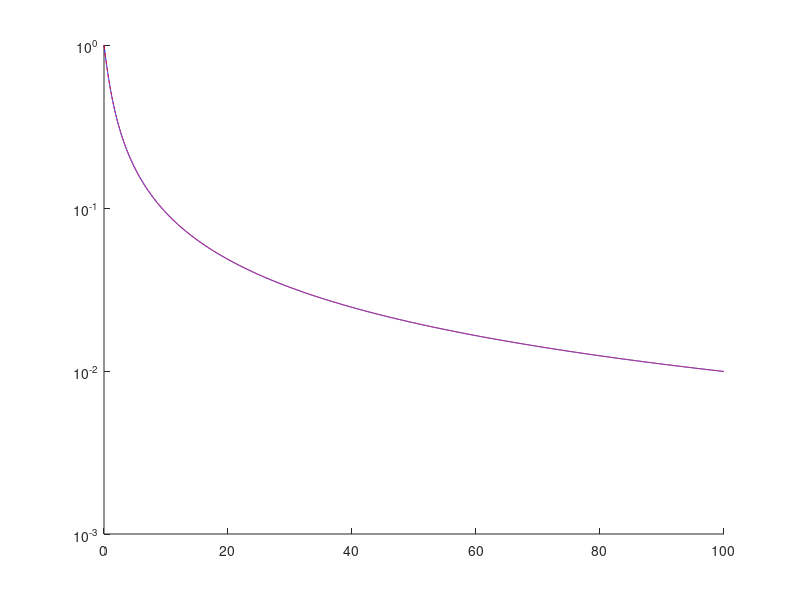

Recreate this plot in MATLAB.
clear all;
close all;


N = 10000;
t = linspace(0, 100, N);
y = zeros(1, N);
y(1) = 1;
dt = t(2) - t(1);
alpha = -1;

for ii = 2:N
  y(ii) = y(ii-1) - dt * (sin(y(ii-1)).^2);
end

ref_y = acot(t + cot(y(1)));

hold on;
semilogy(t, real(y), 'b')
semilogy(t, real(ref_y), 'r--');

%figure();
%semilogy(abs(y - ref_y) ./ abs(ref_y));
